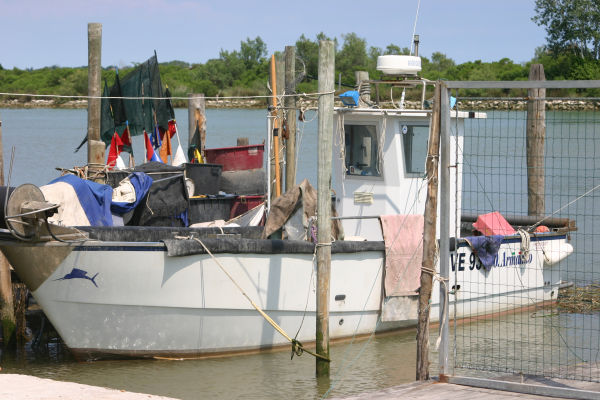
#> input picture python-libraries/numpy/boat.jpg, 600 x 400 px
$ python shear-image.py
#> lines starting #> are read from the running program, lines starting #| are printed output that depends on the picture
# Author:  Martin McBride
# Created: 2021-03-16
# Copyright (C) 2021, Martin McBride
# License: MIT

import numpy as np
from PIL import Image
from scipy import ndimage

img_in = Image.open('boat.jpg')
#> img_in is the input picture: PIL image 600x400 RGB; mean R, G, B 143.2, 144.1, 140.7
array = np.array(img_in)

height, width, colors = array.shape
#> height = 400; width = 600; colors = 3

transform = [[1, 0, 0],
             [0.5, 1, 0],
             [0, 0, 1]]
sheared_array = ndimage.affine_transform(array,
                                         transform,
                                         offset=(0, -height//2, 0),
                                         output_shape=(height, width+height//2, colors))
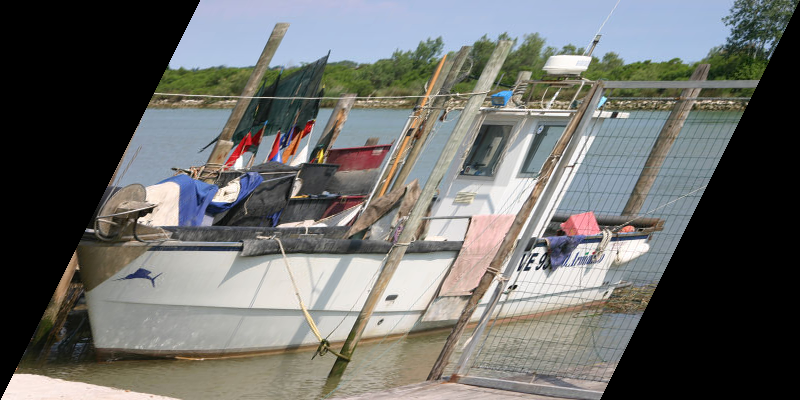
#> sheared_array: shape (400, 800, 3); mean R, G, B 107.3, 108, 105.4

img_out = Image.fromarray(sheared_array)
img_out.save('shear-boat.jpg')
